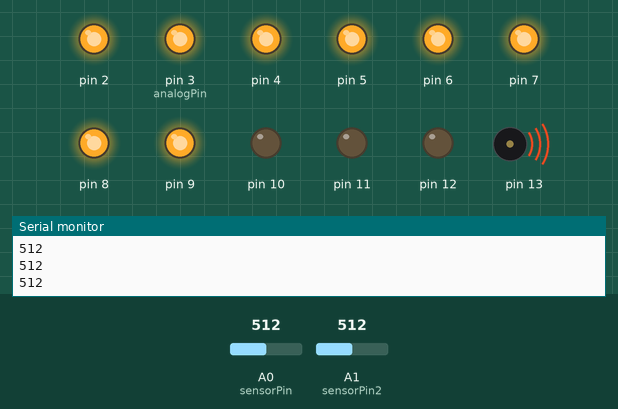
This sketch was run on a simulated Arduino Uno, built with avr-gcc and run on an emulated ATmega328P. On the bench: output pins drawn as LEDs (lit = HIGH), buzzer (waves = sounding), the last lines printed to the serial monitor. Inputs (shaded band) come from the test bench; at power-on: A0 (sensorPin) = 512, A1 (sensorPin2) = 512.

Above: at 1.2 s.
1.3 s: A0 (sensorPin) set to 467
2.8 s: A0 (sensorPin) set to 438
At 3.8 s:
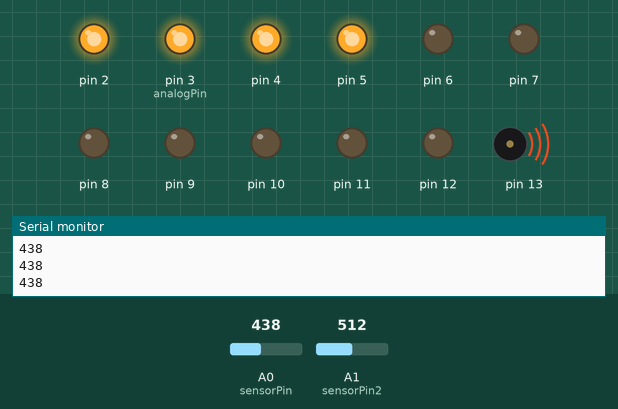
4.3 s: A0 (sensorPin) set to 330
5.8 s: A0 (sensorPin) set to 310
At 6.8 s:
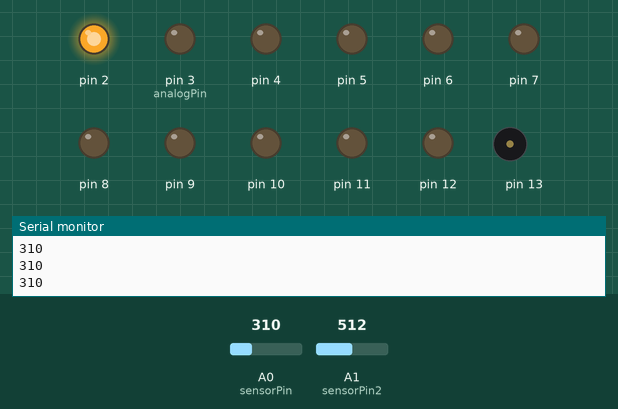
7.3 s: A0 (sensorPin) set to 652
At 8.5 s:
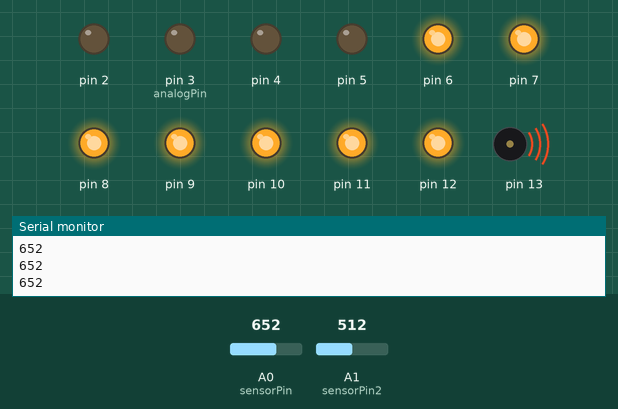
8.8 s: A0 (sensorPin) set to 625
At 9.6 s:
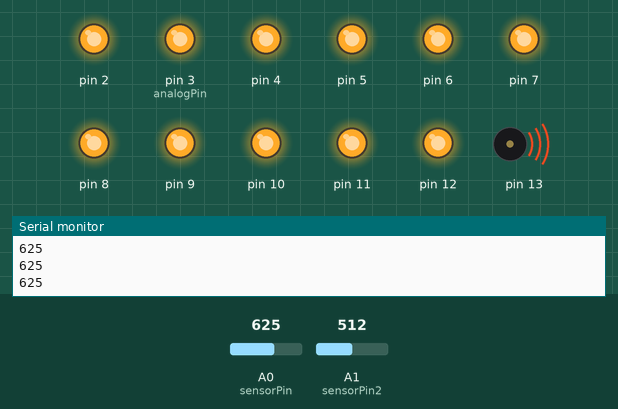
Timing chart, 0 to 11.3 s (numbered marks = the images above; inputs shaded):
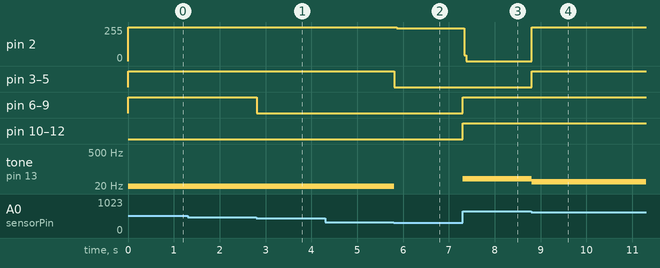

The sketch:

SS11_final.ino
```cpp
int sensorPin = A0;
int sensorValue = 0;
int analogPin = 3;
const int sensorPin2 = A1;
int val = 0;

void setup() {
  // put your setup code here, to run once:
Serial.begin(9600);
 pinMode(2,OUTPUT);
 pinMode(3,OUTPUT);
 pinMode(4,OUTPUT);
 pinMode(5,OUTPUT);
 pinMode(6,OUTPUT);//y
 pinMode(7,OUTPUT);//y
 pinMode(8,OUTPUT);//y
 pinMode(9,OUTPUT);//b
 pinMode(10,OUTPUT);//b
 pinMode(11,OUTPUT);//b
 pinMode(12,OUTPUT);//b
 pinMode(13,OUTPUT);
}


void loop() {
  // put your main code here, to run repeatedly:
  sensorValue = analogRead(sensorPin);
Serial.println(sensorValue);


 if(sensorValue > 800){
  digitalWrite(2,HIGH);//r
  digitalWrite(3,HIGH);//r
  digitalWrite(4,HIGH);//r
  digitalWrite(5,HIGH);//r
  digitalWrite(6,LOW);//y
  digitalWrite(7,LOW);//y
  digitalWrite(8,LOW);//y
  digitalWrite(9,LOW);//y
  digitalWrite(10,LOW);//b
  digitalWrite(11,LOW);//b
  digitalWrite(12,LOW);//b
 // digitalWrite(13,LOW);//b
 tone(13,80);

}
else if(sensorValue > 760){
  digitalWrite(2,HIGH);//r
  digitalWrite(3,HIGH);//r
  digitalWrite(4,HIGH);//r
  digitalWrite(5,HIGH);//r
  digitalWrite(6,HIGH);//y
  digitalWrite(7,HIGH);//y
  digitalWrite(8,HIGH);//y
  digitalWrite(9,HIGH);//y
  digitalWrite(10,LOW);//b
  digitalWrite(11,LOW);//b
  digitalWrite(12,LOW);//b
  //digitalWrite(13,LOW);//b
  tone(13,70);

}

else if(sensorValue > 730){
  digitalWrite(2,LOW);//r
  digitalWrite(3,LOW);//r
  digitalWrite(4,LOW);//r
  digitalWrite(5,LOW);//r
  digitalWrite(6,HIGH);//y
  digitalWrite(7,HIGH);//y
  digitalWrite(8,HIGH);//y
  digitalWrite(9,HIGH);//y
  digitalWrite(10,HIGH);//b
  digitalWrite(11,HIGH);//b
  digitalWrite(12,HIGH);//b
  //digitalWrite(13,HIGH);//b
  tone(13,60);

}

else if(sensorValue > 690){
digitalWrite(2,LOW);//r
  digitalWrite(3,LOW);//r
  digitalWrite(4,LOW);//r
  digitalWrite(5,LOW);//r
  digitalWrite(6,LOW);//y
  digitalWrite(7,LOW);//y
  digitalWrite(8,LOW);//y
  digitalWrite(9,LOW);//y
  digitalWrite(10,HIGH);//b
  digitalWrite(11,HIGH);//b
  digitalWrite(12,HIGH);//b
 // digitalWrite(13,HIGH);//b
 tone(13,50);

}

 else if(sensorValue > 642){
  digitalWrite(2,LOW);//r
  digitalWrite(3,LOW);//r
  digitalWrite(4,LOW);//r
  digitalWrite(5,LOW);//r
  digitalWrite(6,HIGH);//y
  digitalWrite(7,HIGH);//y
  digitalWrite(8,HIGH);//y
  digitalWrite(9,HIGH);//y
  digitalWrite(10,HIGH);//b
  digitalWrite(11,HIGH);//b
  digitalWrite(12,HIGH);//b
  //digitalWrite(13,HIGH);//b
  tone(13,40);

}
else if (sensorValue > 516){

  digitalWrite(2,HIGH);
  digitalWrite(3,HIGH);
  digitalWrite(4,HIGH);
  digitalWrite(5,HIGH);
  digitalWrite(6,HIGH);//y
  digitalWrite(7,HIGH);//y
  digitalWrite(8,HIGH);//y
  digitalWrite(9,HIGH);//b
  digitalWrite(10,HIGH);//b
  digitalWrite(11,HIGH);//b
  digitalWrite(12,HIGH);//b
 // digitalWrite(13,HIGH);
 tone(13,30);

}
else if (sensorValue > 450){
  //digitalWrite(1,LOW);
   digitalWrite(2,HIGH);//r
  digitalWrite(3,HIGH);//r
  digitalWrite(4,HIGH);//r
  digitalWrite(5,HIGH);//r
  digitalWrite(6,HIGH);//g
  digitalWrite(7,HIGH);//g
  digitalWrite(8,HIGH);//g
  digitalWrite(9,HIGH);//g
  digitalWrite(10,LOW);//b
  digitalWrite(11,LOW);
  digitalWrite(12,LOW);
 // digitalWrite(13,LOW);
 tone(13,20);

 }
 else if(sensorValue > 320){
   digitalWrite(2,HIGH);
  digitalWrite(3,HIGH);
  digitalWrite(4,HIGH);
  digitalWrite(5,HIGH);
  digitalWrite(6,LOW);
  digitalWrite(7,LOW);
  digitalWrite(8,LOW);
  digitalWrite(9,LOW);
  digitalWrite(10,LOW);
  digitalWrite(11,LOW);
  digitalWrite(12,LOW);
  //digitalWrite(13,LOW);
  tone(13,10);

 }
 else if( sensorValue < 320){
  digitalWrite(2,LOW);
  digitalWrite(3,LOW);
  digitalWrite(4,LOW);
  digitalWrite(5,LOW);
  digitalWrite(6,LOW);
  digitalWrite(7,LOW);
  digitalWrite(8,LOW);
  digitalWrite(9,LOW);
 // digitalWrite(10,LOW);
  digitalWrite(11,LOW);
  digitalWrite(12,LOW);
 // digitalWrite(13,LOW);
 tone(13,0);
 val = analogRead(A1);
 analogWrite(2, val/4);

 }
}
```

Measured:
- the behaviour switches between 451 and 450 on A0 (sensorPin) (found by bisection; images 0 and 1)
- the behaviour switches between 320 and 319 on A0 (sensorPin) (found by bisection; images 1 and 2)
- the behaviour switches between 643 and 642 on A0 (sensorPin) (found by bisection; images 3 and 4)
- after the input at 2.8 s, pin 6–9: HIGH → LOW at once; tone on pin 13: 20 Hz → 10 Hz at once
- after the input at 5.8 s, pin 2: 255/255 → 246/255 after 0.06 s; pin 3 (analogPin), pin 4, pin 5: HIGH → LOW at once; tone on pin 13: 10 Hz → silent at once
- after the input at 7.3 s, pin 2: 246/255 → 0/255 at once; pin 6–12: LOW → HIGH at once; tone on pin 13: silent → 40 Hz at once
- after the input at 8.8 s, pin 2: 0/255 → 255/255 at once; pin 3 (analogPin), pin 4, pin 5: LOW → HIGH at once; tone on pin 13: 40 Hz → 30 Hz at once
